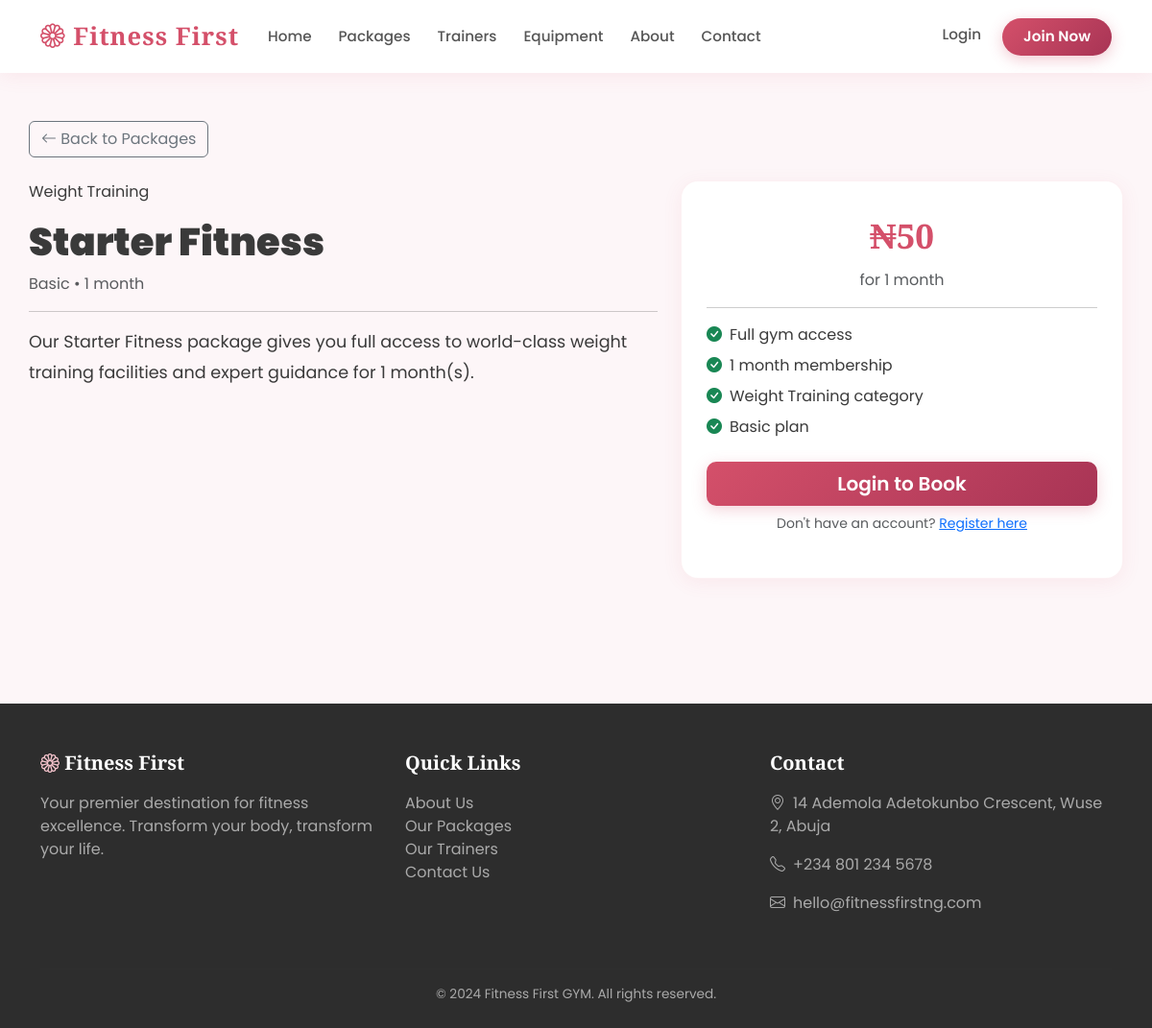
The app's page /packages/1/, older data.
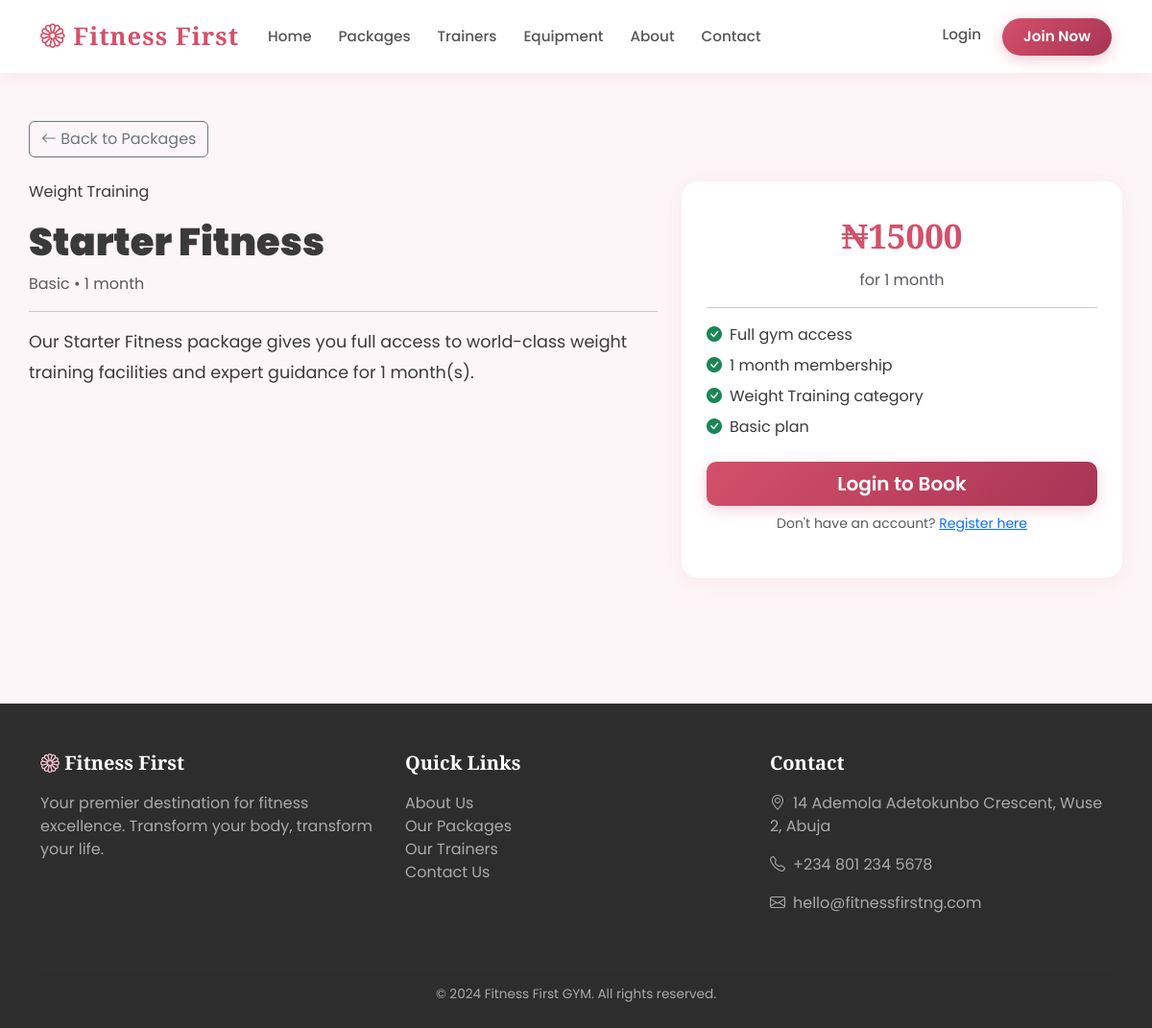
The same page, newer data.
### gym/models.py (models this page shows, shortened)
class Package(models.Model):
    name = models.CharField(max_length=200)
    category = models.ForeignKey(Category, on_delete=models.CASCADE)
    package_type = models.ForeignKey(PackageType, on_delete=models.CASCADE)
    description = models.TextField()
    duration_months = models.PositiveIntegerField(default=1)
    price = models.DecimalField(max_digits=10, decimal_places=2)
    is_active = models.BooleanField(default=True)
    created_at = models.DateTimeField(auto_now_add=True)

class Category(models.Model):
    name = models.CharField(max_length=100, unique=True)
    description = models.TextField(blank=True)
    created_at = models.DateTimeField(auto_now_add=True)
    class Meta:
        verbose_name_plural = 'Categories'

class PackageType(models.Model):
    name = models.CharField(max_length=100, unique=True)
    description = models.TextField(blank=True)

### gym/views.py (the view)
# urls.py: path('packages/<int:pk>/', views.package_detail, name='package_detail'),
def package_detail(request, pk):
    package = get_object_or_404(Package, pk=pk, is_active=True)
    return render(request, 'gym/package_detail.html', {'package': package})

### templates/gym/package_detail.html (shortened to what this page needs)
{% extends 'base.html' %}
{% block content %}
<div class="container" style="padding:50px 0;">
    <a href="{% url 'packages' %}" class="btn btn-outline-secondary mb-4">
        <i class="bi bi-arrow-left"></i> Back to Packages
    </a>
    <div class="row">
        <div class="col-lg-7">
            <span class="badge-category">{{ package.category.name }}</span>
            <h1 class="mt-3 mb-2" style="font-weight:900;">{{ package.name }}</h1>
            <p class="text-muted">{{ package.package_type.name }} &bull; {{ package.duration_months }} month{{ package.duration_months|pluralize }}</p>
            <hr>
            <p style="font-size:1.1rem;line-height:1.8;">{{ package.description }}</p>
        </div>
        <div class="col-lg-5">
            <div class="package-card text-center">
                <div class="price mb-2">₦{{ package.price|floatformat:0 }}</div>
                <p class="text-muted">for {{ package.duration_months }} month{{ package.duration_months|pluralize }}</p>
                <hr>
                <ul class="list-unstyled text-start mb-4">
                    <li class="mb-2"><i class="bi bi-check-circle-fill text-success me-2"></i>Full gym access</li>
                    <li class="mb-2"><i class="bi bi-check-circle-fill text-success me-2"></i>{{ package.duration_months }} month{{ package.duration_months|pluralize }} membership</li>
                    <li class="mb-2"><i class="bi bi-check-circle-fill text-success me-2"></i>{{ package.category.name }} category</li>
                    <li class="mb-2"><i class="bi bi-check-circle-fill text-success me-2"></i>{{ package.package_type.name }} plan</li>
                </ul>
                {% if user.is_authenticated %}
                <a href="{% url 'book_package' package.pk %}" class="btn btn-primary w-100 btn-lg">
                    <i class="bi bi-calendar-check me-2"></i>Book This Package
                </a>
                {% else %}
                <a href="{% url 'login' %}" class="btn btn-primary w-100 btn-lg">Login to Book</a>
                <p class="mt-2 text-muted small">Don't have an account? <a href="{% url 'register' %}">Register here</a></p>
                {% endif %}
            </div>
        </div>
    </div>
</div>
{% endblock %}

### templates/base.html (shortened to what this page needs)
{% load static %}
<!DOCTYPE html>
<html lang="en">
<head>
    <link href="https://cdn.jsdelivr.net/npm/bootstrap@5.3.0/dist/css/bootstrap.min.css" rel="stylesheet">
    <link href="https://cdn.jsdelivr.net/npm/bootstrap-icons@1.11.0/font/bootstrap-icons.css" rel="stylesheet">
    <link href="{% static 'css/style.css' %}" rel="stylesheet">
</head>
<body>
<nav class="navbar navbar-expand-lg navbar-dark">
    <div class="container">
        <a class="navbar-brand" href="{% url 'home' %}">
            <i class="bi bi-flower1"></i> Fitness First
        </a>
        <div class="collapse navbar-collapse" id="navbarNav">
            <ul class="navbar-nav me-auto">
                <li class="nav-item">
                    <a class="nav-link {% if request.resolver_match.url_name == 'home' %}active{% endif %}" href="{% url 'home' %}">Home</a>
                </li>
                <li class="nav-item">
                    <a class="nav-link {% if request.resolver_match.url_name == 'packages' %}active{% endif %}" href="{% url 'packages' %}">Packages</a>
                </li>
                <li class="nav-item">
                    <a class="nav-link {% if request.resolver_match.url_name == 'trainers' %}active{% endif %}" href="{% url 'trainers' %}">Trainers</a>
                </li>
                <li class="nav-item">
                    <a class="nav-link {% if request.resolver_match.url_name == 'equipment' %}active{% endif %}" href="{% url 'equipment' %}">Equipment</a>
                </li>
                <li class="nav-item">
                    <a class="nav-link {% if request.resolver_match.url_name == 'about' %}active{% endif %}" href="{% url 'about' %}">About</a>
                </li>
                <li class="nav-item">
                    <a class="nav-link {% if request.resolver_match.url_name == 'contact' %}active{% endif %}" href="{% url 'contact' %}">Contact</a>
                </li>
            </ul>
            <ul class="navbar-nav">
                {% if user.is_authenticated %}
                    <li class="nav-item">
                        <a class="nav-link {% if request.resolver_match.url_name == 'member_dashboard' %}active{% endif %}" href="{% url 'member_dashboard' %}">
                            <i class="bi bi-person-circle"></i> {{ user.first_name|default:user.username }}
                        </a>
                    </li>
                    <li class="nav-item">
                        <a class="nav-link" href="{% url 'logout' %}">
                            <i class="bi bi-box-arrow-right"></i> Logout
                        </a>
                    </li>
                {% else %}
                    <li class="nav-item">
                        <a class="nav-link" href="{% url 'login' %}">Login</a>
                    </li>
                    <li class="nav-item ms-2">
                        <a class="nav-link btn-nav-login" href="{% url 'register' %}">Join Now</a>
                    </li>
                {% endif %}
            </ul>
        </div>
    </div>
</nav>
{% block content %}{% endblock %}
<footer>
    <div class="container">
        <div class="row">
            <div class="col-md-4 mb-4">
                <h5><i class="bi bi-flower1" style="color:#f7c5ce;"></i> Fitness First</h5>
                <p>Your premier destination for fitness excellence. Transform your body, transform your life.</p>
            </div>
            <div class="col-md-4 mb-4">
                <h5>Quick Links</h5>
                <ul class="list-unstyled">
                    <li><a href="{% url 'about' %}">About Us</a></li>
                    <li><a href="{% url 'packages' %}">Our Packages</a></li>
                    <li><a href="{% url 'trainers' %}">Our Trainers</a></li>
                    <li><a href="{% url 'contact' %}">Contact Us</a></li>
                </ul>
            </div>
            <div class="col-md-4 mb-4">
                <h5>Contact</h5>
                <p><i class="bi bi-geo-alt me-2"></i>14 Ademola Adetokunbo Crescent, Wuse 2, Abuja</p>
                <p><i class="bi bi-telephone me-2"></i>+234 801 234 5678</p>
                <p><i class="bi bi-envelope me-2"></i>hello@fitnessfirstng.com</p>
            </div>
        </div>
        <hr style="border-color:#333;">
        <p class="text-center mb-0" style="font-size:0.85rem;">
            &copy; 2024 Fitness First GYM. All rights reserved.
        </p>
    </div>
</footer>
</body>
</html>

### static/css/style.css (style rules this page uses)
:root { --primary: #d4506a; --primary-light: #f7c5ce; --primary-dark: #a83455; --accent: #f4a261; --rose: #f9e4e8; --dark: #2d2d2d; --light: #fdf6f8; --gray: #8a8a8a; --gold: #c9a96e; }
body { font-family: 'Poppins', sans-serif; background: var(--light); color: #3a3a3a; }
.navbar { background: rgba(255, 255, 255, 0.97) !important; box-shadow: 0 2px 20px rgba(212, 80, 106, 0.1); padding: 14px 0; backdrop-filter: blur(10px); }
.navbar-brand { font-family: 'Playfair Display', serif; font-size: 1.6rem; font-weight: 900; color: var(--primary) !important; letter-spacing: 1px; }
.nav-link { color: #555 !important; font-weight: 500; font-size: 0.95rem; transition: color 0.2s; padding: 6px 14px !important; }
.btn-nav-login { background: linear-gradient(135deg, var(--primary), var(--primary-dark)); color: #fff !important; border-radius: 25px; padding: 8px 22px !important; font-weight: 600; box-shadow: 0 4px 15px rgba(212, 80, 106, 0.3); }
.package-card { background: white; border-radius: 18px; padding: 30px 26px; box-shadow: 0 4px 20px rgba(212, 80, 106, 0.08); transition: transform 0.25s, box-shadow 0.25s; height: 100%; border: 1px solid rgba(212, 80, 106, 0.08); }
.package-card .price { font-family: 'Playfair Display', serif; font-size: 2.2rem; font-weight: 900; color: var(--primary); }
.btn-primary { background: linear-gradient(135deg, var(--primary), var(--primary-dark)); border: none; border-radius: 10px; font-weight: 600; box-shadow: 0 4px 15px rgba(212, 80, 106, 0.25); transition: all 0.2s; }
footer { background: var(--dark); color: #aaa; padding: 50px 0 24px; margin-top: 80px; }
footer h5 { font-family: 'Playfair Display', serif; color: white; font-weight: 700; margin-bottom: 18px; }
footer a { color: #aaa; text-decoration: none; transition: color 0.2s; }

Row changes from the older to the newer data that the page shows:
changed Package "Starter Fitness": price "50" → "15000"
